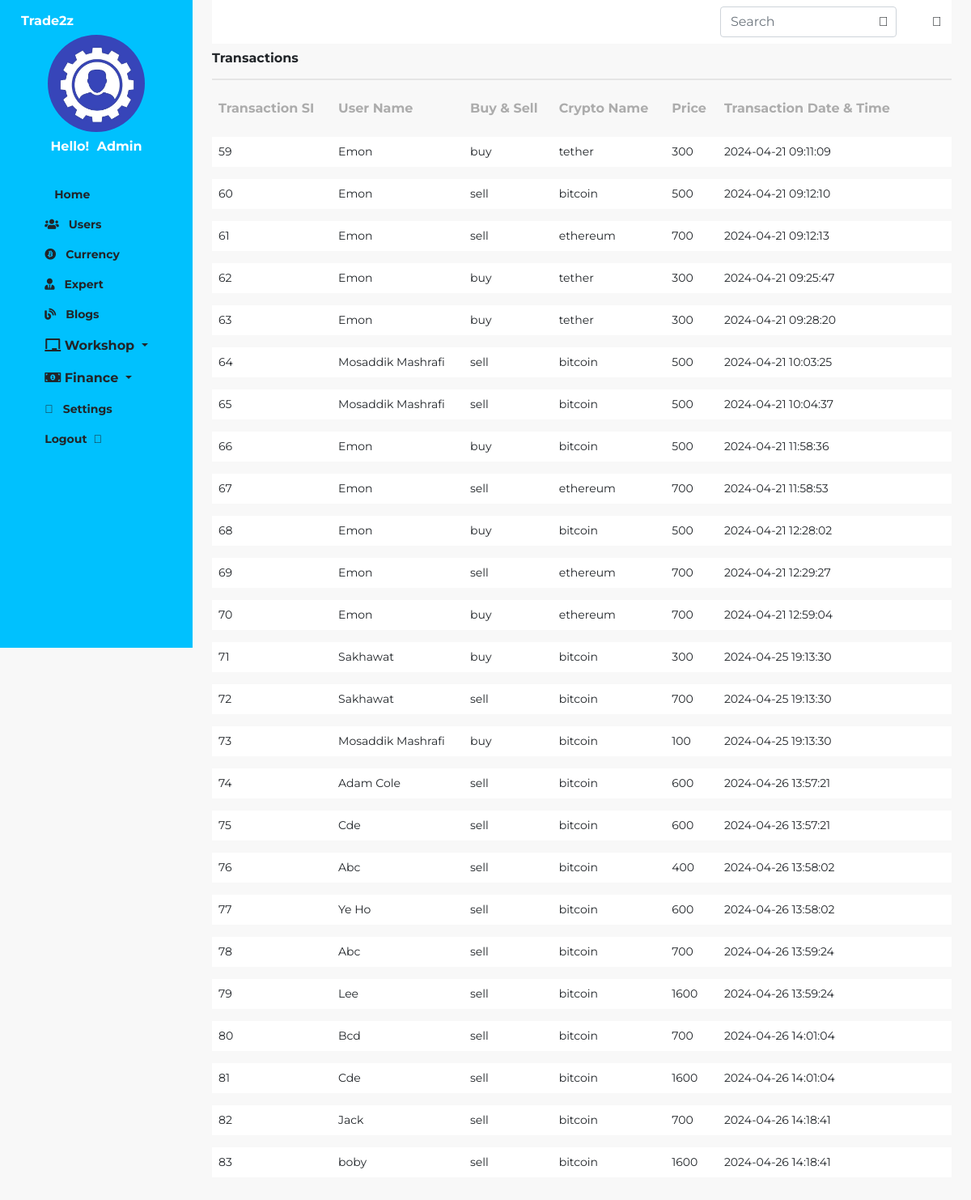
Screenshot of /admin/pages/transaction.php with the database file from the repository.
### tables this page shows
CREATE TABLE `trade_transection` (
  `t_sl` int(11) NOT NULL,
  `user_id` int(11) DEFAULT NULL,
  `buy_sell` varchar(50) NOT NULL,
  `crypto_name` varchar(50) NOT NULL,
  `price` varchar(30) NOT NULL,
  `date_time` datetime NOT NULL DEFAULT current_timestamp()
);

CREATE TABLE `userinfo` (
  `user_id` int(11) NOT NULL,
  `img` varchar(255) NOT NULL,
  `name` varchar(50) NOT NULL,
  `email` varchar(50) NOT NULL,
  `password` varchar(50) NOT NULL,
  `country` varchar(30) NOT NULL,
  `region` varchar(30) NOT NULL
);

### admin/pages/transaction.php (the view, shortened to what this page needs)
<!DOCTYPE html>
<html lang="en">
<head>
    <link rel="stylesheet" href="../css/bootstrap.css">
    <link rel="stylesheet" href="../css/style.css">
    <link rel="stylesheet" href="https://pro.fontawesome.com/releases/v5.10.0/css/all.css"
 />
</head>
<body class="bg-content">
    <main class="dashboard d-flex">
        <?php
            include "component/sidebar.php";
        ?>
        <div class="container-fluid px-4">
        <?php
            include "component/header.php";
        ?>
            <div class="student-list-header d-flex justify-content-between align-items-center py-2">
                <div class="title h6 fw-bold">Transactions</div>
            </div>
            <div class="table-responsive">
                <table class="table student_list table-borderless">
                    <thead>
                        <tr class="align-middle">
                            <th>Transaction SI</th>
                            <th>User Name</th>
                            <th>Buy & Sell</th>
                            <th>Crypto Name</th>
                            <th>Price</th>
                            <th>Transaction Date & Time</th>
                        </tr>
                    </thead>
                    <tbody>
                        <?php
                          include 'connection.php';
                          $result = $con -> query("SELECT * FROM trade_transection");
                          foreach($result as $value):
                        ?>
                        <tr class="bg-white align-middle">
                                <td><?php echo $value['t_sl'] ?></td>
                                <?php
                             $stmt = $con->prepare("SELECT userinfo.name FROM trade_transection
                                                    INNER JOIN userinfo ON trade_transection.user_id = userinfo.user_id
                                                    WHERE trade_transection.user_id = :user_id");
                              $stmt->bindParam(':user_id', $value['user_id']);
                               $stmt->execute();
                              $user = $stmt->fetch(PDO::FETCH_ASSOC);
                               echo "<td>" . $user['name'] . "</td>";
                               ?>
                                <td><?php echo $value['buy_sell'] ?></td>
                                <td><?php echo $value['crypto_name'] ?></td>
                                <td><?php echo $value['price'] ?></td>
                                <td><?php echo $value['date_time'] ?></td>
                                <td class="d-md-flex gap-3 mt-3">
                                </td>
                        </tr>
                        <?php endforeach; ?>
                    </tbody>
                </table>
            </div>
        </div>
    </main>
</body>
</html>

### admin/pages/component/sidebar.php (shortened to what this page needs)
<div class="bg-sidebar vh-100 w-50 position-fixed">
            <div class="log d-flex justify-content-between">
                <h1 class="E-classe text-start ms-3 ps-1 mt-3 h6 fw-bold">Trade2z</h1>
            </div>
            <div class="img-admin d-flex flex-column align-items-center text-center gap-2">
                <img class="rounded-circle" src="../assets/img/admin logo.jpeg" alt="img-admin" height="120" width="120">
                 <div class="h6 fw-bold">
                 <span style="display: inline-block;">Hello!</span>
                 <span style="display: inline-block; margin-left: 5px;">Admin</span></div>
            </div>
            <div class=" bg-list d-flex flex-column align-items-center fw-bold gap-2 mt-4 ">
                <ul class="d-flex flex-column list-unstyled">
                    <li class="h7"><a class="nav-link text-dark" href="dashboard.php"> <span>Home</span></a></li>
                    <li class="h7"><a class=" nav-link text-dark" href="userinfo.php"><i
                                class="fas fa-users me-2"></i> <span>Users</span></a></li>
                    <li class="h7"><a class=" nav-link text-dark" href="crypto.php"><i
                                class="fab fa-bitcoin me-2"></i> <span>Currency</span></a></li>
                    <li class="h7"><a class=" nav-link text-dark" href="expert.php"><i
                                class="fas fa-user-tie me-2"></i> <span>Expert</span></a></li>
                    <li class="h7"><a class=" nav-link text-dark" href="blogs.php"><i
                                class="fas fa-blog me-2"></i> <span>Blogs</span></a></li>
<div class="dropdown">
    <a class="nav-link text-dark dropdown-toggle" role="button" id="dropdownMenuLink" data-bs-toggle="dropdown" aria-expanded="false">
        <i class="fas fa-chalkboard"></i> <span>Workshop</span>
    </a>
</div>
<div class="dropdown">
    <a class="nav-link text-dark dropdown-toggle" role="button" id="dropdownMenuLink" data-bs-toggle="dropdown" aria-expanded="false">
        <i class="fas fa-money-bill-alt"></i> <span>Finance</span>
    </a>
</div>
                    <li class="h7"><a class=" nav-link text-dark" href=""><i
                                class="fal fa-cog me-2"></i> <span>Settings</span></a></li>
                <ul class="logout d-flex justify-content-start list-unstyled">
                    <li class=" h7"><a class="nav-link text-dark" href="../../login-signup.php"><span>Logout</span><i
                                class="fal fa-sign-out-alt ms-2"></i></a></li>
                </ul>
            </div>
        </div>

### admin/pages/component/header.php (shortened to what this page needs)
<nav class="navbar container-fluid navbar-light bg-white position-sticky top-0">
        <div class="d-flex align-items-center gap-4">
            <form class="d-flex align-items-center">
                <input class="form-control me-2" type="search" placeholder="Search"
                aria-label="Search"><i class="fal fa-search position-relative"></i>
            </form>
                <i class="fal fa-bell"></i>
        </div>
</nav>

### admin/css/style.css (style rules this page uses)
* { font-family: 'Montserrat',sans-serif; font-style: normal; }
.E-classe { border-left:solid 6px #00C1FE; }
.bg-sidebar { background-color: #00c1fe; color: white; transition: margin 0.6s ease-in-out; z-index: 1; }
.bg-content { background:#F8F8F8; }
.h7 { font-size: 14px; }
.student_list { border-collapse: separate; border-spacing: 0 15px; }
.table th { font-size: 12px; color:#ACACAC; }
table tbody { font-size: 14px; }
.student-list-header { border-bottom: 2px solid #E5E5E5; }
.fa-search { left:-30px; }
@media screen and (min-width:768px) { .bg-sidebar { position: sticky !important; top: 0; width: 25% !important; } }

### admin/pages/transaction.php (style rules this page uses)
.align-middle th { font-weight: bold; font-size: 1.0em; }

### rows the page displays
trade_transection: t_sl "59", user.name "Emon", buy_sell "buy", crypto_name "tether", price "300", date_time "2024-04-21 09:11:09"
trade_transection: t_sl "60", user.name "Emon", buy_sell "sell", crypto_name "bitcoin", price "500", date_time "2024-04-21 09:12:10"
trade_transection: t_sl "61", user.name "Emon", buy_sell "sell", crypto_name "ethereum", price "700", date_time "2024-04-21 09:12:13"
trade_transection: t_sl "62", user.name "Emon", buy_sell "buy", crypto_name "tether", price "300", date_time "2024-04-21 09:25:47"
trade_transection: t_sl "63", user.name "Emon", buy_sell "buy", crypto_name "tether", price "300", date_time "2024-04-21 09:28:20"
trade_transection: t_sl "64", user.name "Mosaddik Mashrafi", buy_sell "sell", crypto_name "bitcoin", price "500", date_time "2024-04-21 10:03:25"
trade_transection: t_sl "65", user.name "Mosaddik Mashrafi", buy_sell "sell", crypto_name "bitcoin", price "500", date_time "2024-04-21 10:04:37"
trade_transection: t_sl "66", user.name "Emon", buy_sell "buy", crypto_name "bitcoin", price "500", date_time "2024-04-21 11:58:36"
trade_transection: t_sl "67", user.name "Emon", buy_sell "sell", crypto_name "ethereum", price "700", date_time "2024-04-21 11:58:53"
trade_transection: t_sl "68", user.name "Emon", buy_sell "buy", crypto_name "bitcoin", price "500", date_time "2024-04-21 12:28:02"
trade_transection: t_sl "69", user.name "Emon", buy_sell "sell", crypto_name "ethereum", price "700", date_time "2024-04-21 12:29:27"
trade_transection: t_sl "70", user.name "Emon", buy_sell "buy", crypto_name "ethereum", price "700", date_time "2024-04-21 12:59:04"
trade_transection: t_sl "71", user.name "Sakhawat", buy_sell "buy", crypto_name "bitcoin", price "300", date_time "2024-04-25 19:13:30"
trade_transection: t_sl "72", user.name "Sakhawat", buy_sell "sell", crypto_name "bitcoin", price "700", date_time "2024-04-25 19:13:30"
trade_transection: t_sl "73", user.name "Mosaddik Mashrafi", buy_sell "buy", crypto_name "bitcoin", price "100", date_time "2024-04-25 19:13:30"
trade_transection: t_sl "74", user.name "Adam Cole", buy_sell "sell", crypto_name "bitcoin", price "600", date_time "2024-04-26 13:57:21"
trade_transection: t_sl "75", user.name "Cde", buy_sell "sell", crypto_name "bitcoin", price "600", date_time "2024-04-26 13:57:21"
trade_transection: t_sl "76", user.name "Abc", buy_sell "sell", crypto_name "bitcoin", price "400", date_time "2024-04-26 13:58:02"
trade_transection: t_sl "77", user.name "Ye Ho", buy_sell "sell", crypto_name "bitcoin", price "600", date_time "2024-04-26 13:58:02"
trade_transection: t_sl "78", user.name "Abc", buy_sell "sell", crypto_name "bitcoin", price "700", date_time "2024-04-26 13:59:24"
trade_transection: t_sl "79", user.name "Lee", buy_sell "sell", crypto_name "bitcoin", price "1600", date_time "2024-04-26 13:59:24"
trade_transection: t_sl "80", user.name "Bcd", buy_sell "sell", crypto_name "bitcoin", price "700", date_time "2024-04-26 14:01:04"
trade_transection: t_sl "81", user.name "Cde", buy_sell "sell", crypto_name "bitcoin", price "1600", date_time "2024-04-26 14:01:04"
trade_transection: t_sl "82", user.name "Jack", buy_sell "sell", crypto_name "bitcoin", price "700", date_time "2024-04-26 14:18:41"
trade_transection: t_sl "83", user.name "boby", buy_sell "sell", crypto_name "bitcoin", price "1600", date_time "2024-04-26 14:18:41"
